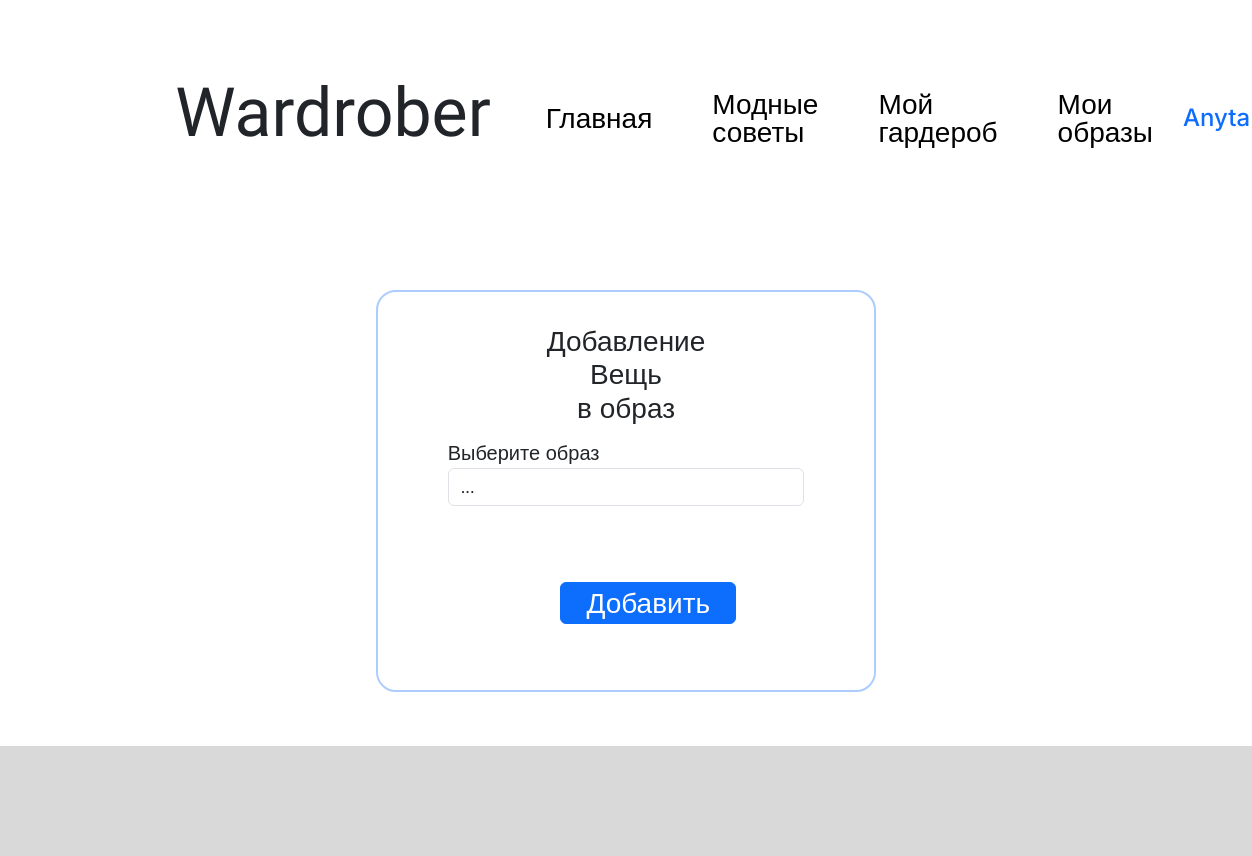
The page /add_item_in_look?id=11 (signed in) on the database as committed earlier.
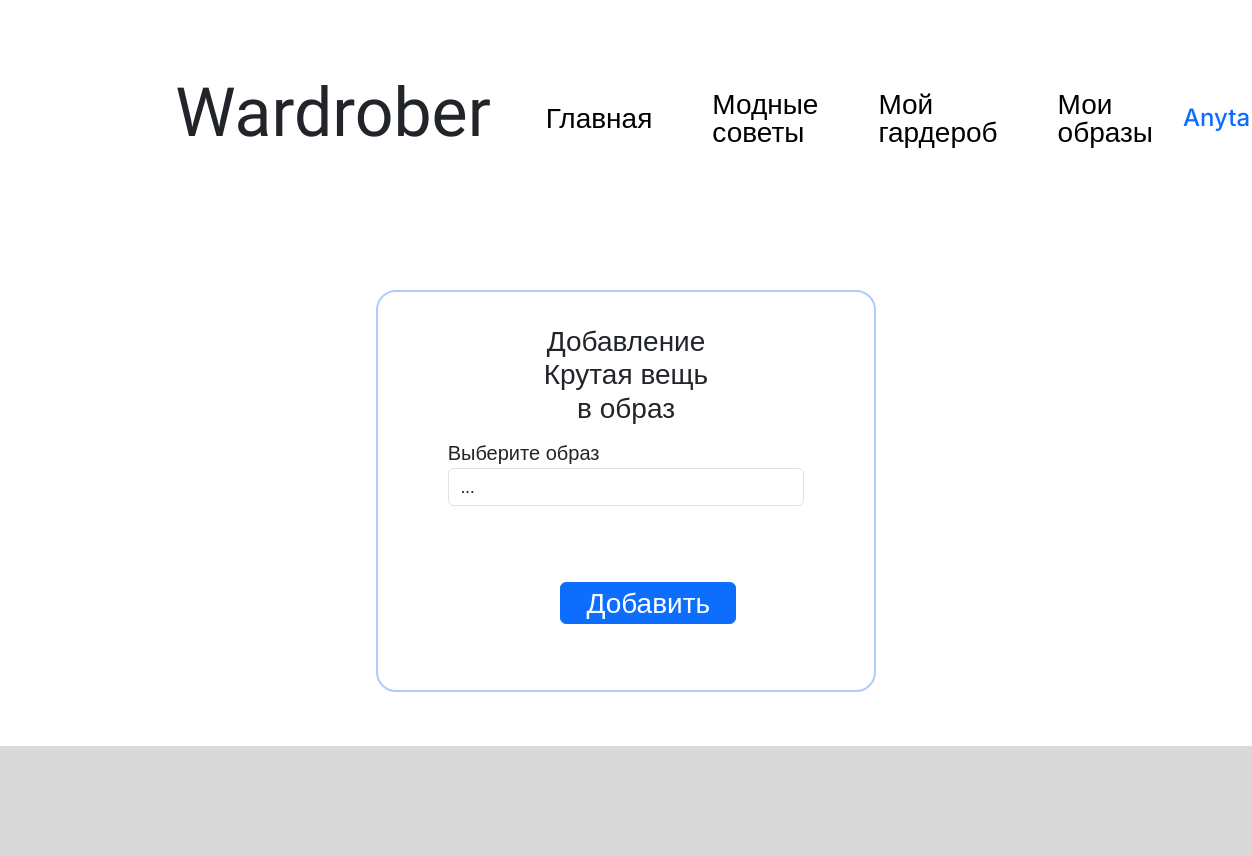
The same page on the database as committed later.
### data/users.py (models this page shows, shortened)
class User(SqlAlchemyBase, UserMixin, SerializerMixin):
    __tablename__ = 'users'
    id = sqlalchemy.Column(sqlalchemy.Integer,
                           primary_key=True, autoincrement=True)
    name = sqlalchemy.Column(sqlalchemy.String, nullable=True)
    login = sqlalchemy.Column(sqlalchemy.String, nullable=True)
    hashed_password = sqlalchemy.Column(sqlalchemy.String, nullable=True)
    modified_date = sqlalchemy.Column(sqlalchemy.DateTime,
                                      default=datetime.datetime.now)
    def get_id(self):
        return self.id

### data/wardrobe_items.py (models this page shows)
class WardrobeItem(SqlAlchemyBase, SerializerMixin):
    __tablename__ = 'wardrobeitems'
    id = sqlalchemy.Column(sqlalchemy.Integer,
                           primary_key=True, autoincrement=True)
    user_id = sqlalchemy.Column(sqlalchemy.Integer,sqlalchemy.ForeignKey("users.id"))
    img_url = sqlalchemy.Column(sqlalchemy.String, nullable=True)
    name = sqlalchemy.Column(sqlalchemy.String, nullable=True)
    category_id = sqlalchemy.Column(sqlalchemy.Integer)
    subcategory_id = sqlalchemy.Column(sqlalchemy.Integer)
    season = sqlalchemy.Column(sqlalchemy.String)
    color_id = sqlalchemy.Column(sqlalchemy.Integer)
    user = orm.relationship('User')

### server.py (the view, shortened to what this page needs)
@app.route('/add_item_in_look', methods=['GET', 'POST'])
def add_item_in_look():
    item_id = request.args.get('id')
    db_sess = db_session.create_session()
    query = text("SELECT name FROM complects WHERE user_id = :user_id")
    looks = [el[0] for el in list(db_sess.execute(query, {'user_id': current_user.get_id()}).fetchall())]
    look_choices = [('', '...'), ('newlook', 'Новый образ')]
    if not looks:
        new_look = Complect(
            user_id=current_user.get_id(),
            name="Сегодняшний образ",
        )
        db_sess.add(new_look)
        db_sess.commit()
        look_choices.append(('Сегодняшний образ', 'Сегодняшний образ'))
    else:
        for el in looks:
            look_choices.append((el, el))
    form = AddItemInLook(look_choices=look_choices)
    query = text("SELECT name FROM wardrobeitems WHERE id = :item_id")
    item_name = db_sess.execute(query, {'item_id': item_id}).fetchone()[0]
    db_sess.close()
    return render_template('add_item_in_look.html', title='Добавление вещи в образ', form=form,
                           item_name=item_name)

### forms/add_item_in_look.py
class AddItemInLook(FlaskForm):
    look = SelectField('Выберите образ', coerce=str, validators=[DataRequired()])
    newlookname = StringField('Название')
    submit = SubmitField('Добавить')
    def __init__(self, look_choices=None):
        super(AddItemInLook, self).__init__()
        if look_choices is not None:
            self.look.choices = look_choices

### data/db_session.py (called while the page is built)
def create_session() -> Session:
    global __factory
    return __factory()

### server.py (called while the page is built)
@login_manager.user_loader
def load_user(user_id):
    db_sess = db_session.create_session()
    user_id = db_sess.query(User).get(user_id)
    db_sess.close()
    return user_id

### templates/add_item_in_look.html (shortened to what this page needs)
{% extends "base.html" %}
{% block content %}
<div class="login-container">
    <h1 class="login-title">Добавление <br> {{item_name}} <br> в образ</h1>
    <form action="" method="POST" class="login-form" enctype="multipart/form-data">
        <p>
            {{ form.look.label }}<br>
            {{ form.look(class="form-control", type="select", onchange="toggleNewLookNameField()") }}<br>
        </p>
        <p>{{ form.submit(type="submit", class="btn btn-primary mybtn additem-button") }}</p>
    </form>
</div>
{% endblock %}

### templates/base.html (shortened to what this page needs)
<!doctype html>
<html lang="en">
<head>
    <link href="https://cdn.jsdelivr.net/npm/bootstrap@5.3.3/dist/css/bootstrap.min.css"
          rel="stylesheet"
>
    <link rel="stylesheet" type="text/css" href="/static/css/style.css"/>
</head>
<body>
<header>
    <nav>
        <h1 class="main-name">Wardrober</h1>
        {% if path == '/' %}
        <a href="/" class="nav-item" style="color:#0D6EFD;">Главная</a>
        {% else %}
        <a href="/" class="nav-item" style="color:#000000;">Главная</a>
        {% endif %}
        {% if 'advice' in path %}
        <a href="/advices" class="nav-item" style="color:#0D6EFD;">Модные советы</a>
        {% else %}
        <a href="/advices" class="nav-item" style="color:#000000;">Модные советы</a>
        {% endif %}
        {% if 'wardrobe' in path %}
        <a href="/wardrobe" class="nav-item" style="color:#0D6EFD;">Мой гардероб</a>
        {% else %}
        <a href="/wardrobe" class="nav-item" style="color:#000000;">Мой гардероб</a>
        {% endif %}
        {% if 'look' in path %}
        <a href="/look" class="nav-item" style="color:#0D6EFD;">Мои образы</a>
        {% else %}
        <a href="/look" class="nav-item" style="color:#000000;">Мои образы</a>
        {% endif %}
        {% if current_user.is_authenticated %}
        <a id="user-name" href="/logout">{{ current_user.name }}</a>
        {% else %}
        <a href="/login" class="btn btn-primary mybtn">Вход</a>
        {% endif %}
    </nav>
</header>
<main role="main" class="container">
    {% block content %}{% endblock %}
</main>
<div id="bottom"></div>
</body>
</html>

### static/css/style.css (style rules this page uses)
body { display: flex; flex-direction: column; min-height: 100vh; }
.container { margin: 0px 0px 0px 0px; padding: 0px 0px 0px 0px; max-width: 100vw; flex: 1; }
#bottom { background-color: #D9D9D9; margin: 40px, 0, 0, 0; height: 110px; width: 100vw; }
nav { display: flex; justify-content: space-between; align-items: center; margin: 60px 14vw 60px 14vw; }
.main-name { font-family: "Italianno", cursive; font-weight: 400; font-size: 68px; font-style: normal; margin-right: 2vw; }
.nav-item, .mybtn { font-family: "Inter", sans-serif; font-size: 28px; font-weight: 300; font-style: normal; text-decoration: none; margin: 30px; line-height: 100%; }
.login-container { border: 2px solid #ACCDFE; border-radius: 20px; margin: 54px 30vw 54px 30vw; padding: 20px; align-items: center; justify-content: center; }
.login-title { font-family: "Inter", sans-serif; font-size: 28px; font-weight: 400; font-style: normal; text-align: center; margin-top: 1vw; }
.login-form { align-items: center; justify-content: center; margin-left: 4vw; margin-right: 4vw; margin-top: 1vw; font-family: "Inter", sans-serif; font-size: 20px; font-weight: 400; font-style: normal; }
#user-name { font-family: "Inter", sans-serif; font-size: 24px; font-weight: 500; font-style: normal; text-decoration: none; }
.additem-button { margin-left: 9vw; padding-right: 2vw; padding-left: 2vw; }

Rows that differ between the two databases and show on the page:
changed WardrobeItem: name "Вещь" → "Крутая вещь"
